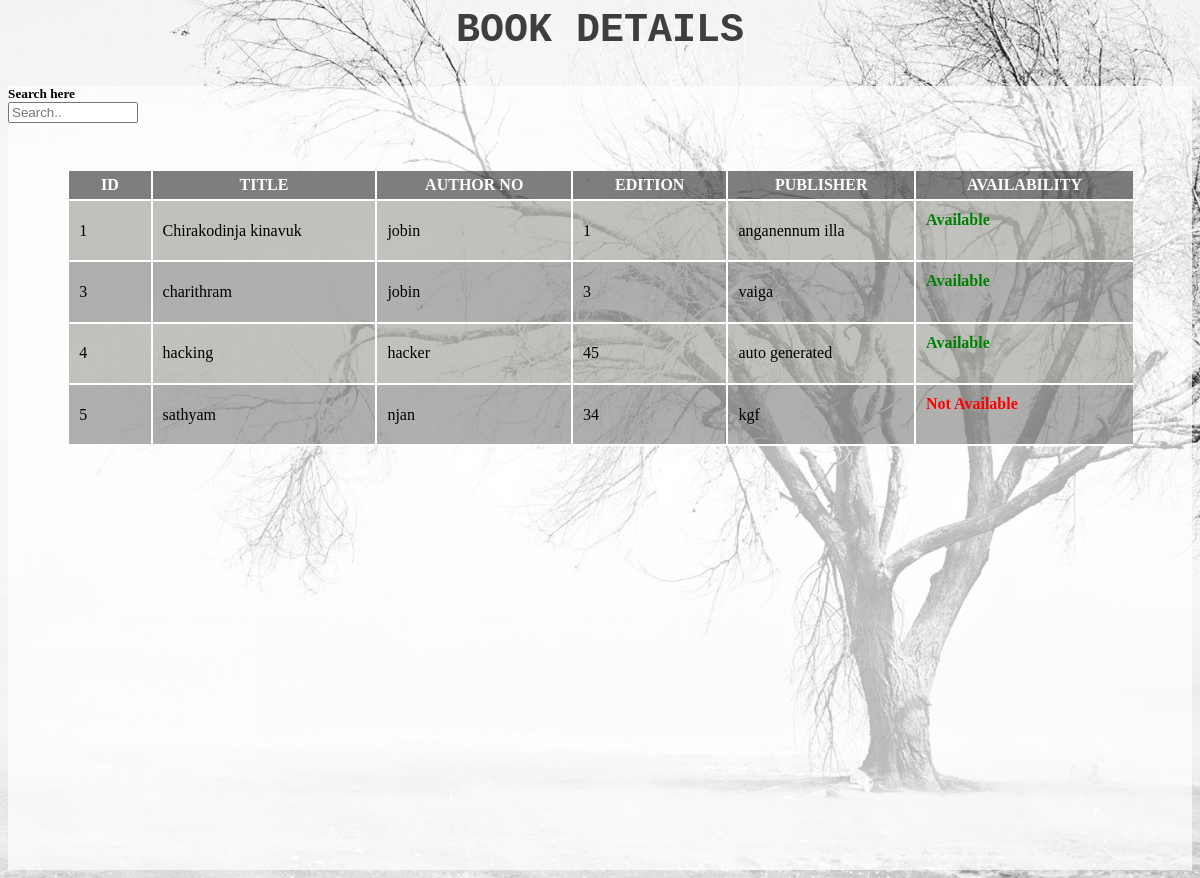
The app's page /admin/view_book.php (signed in) with its own data.
### tables this page shows
CREATE TABLE `book_details` (
  `book_id` varchar(20) NOT NULL,
  `book_name` varchar(20) NOT NULL,
  `book_author` varchar(20) NOT NULL,
  `book_edition` varchar(20) NOT NULL,
  `book_publisher` varchar(20) NOT NULL,
  `book_status` int(11) NOT NULL
);

### admin/view_book.php (the view, shortened to what this page needs)
<html lang="en">
<head>
    <link href="library/search.css" type="text/css" rel="stylesheet">
</head>
<body><h2 class="main-head">BOOK DETAILS</h2>
<div class="shadow">
<div class="text-center search-div">
<h5 class="search-here">Search here</h5>
    </div>
<input type="text" name="search" id="myInput" onkeyup="myFunction()" placeholder="Search.." class="search-bar">
<?php
    $con = Mysqli_Connect("localhost","root","","library_management");
    if(!$con){
        echo "Connection error !";
    }
    else{
        $query = "select * from book_details";
        $values = mysqli_query($con,$query);
        echo '<table id="myTable" style="margin-left:auto;margin-right:auto;margin-top:3em;border-collapse:collapse;"><th>ID</th><th>TITLE</th><th>AUTHOR NO</th><th>EDITION</th><th>PUBLISHER</th><th>AVAILABILITY</th>';
        if(mysqli_num_rows($values)){
            $i = 1;
                while($row=mysqli_fetch_assoc($values)){
                    if($i % 2 != 0){
                        $classes = "odd";
                    }
                    else{
                        $classes = "even";
                    }
                    echo "<tr class=".$classes.">";
                        echo '<td>';
                            echo $row["book_id"];
                        echo '</td>';
                        echo '<td>';
                            echo $row["book_name"];
                        echo '</td>';
                        echo '<td>';
                            echo $row["book_author"];
                        echo '</td>';
                        echo '<td>';
                            echo $row["book_edition"];
                        echo '</td>';
                        echo '<td>';
                            echo $row["book_publisher"];
                        echo '</td>';
                        echo '<td>';
                        if($row["book_status"] == 0){
                            echo "<h4 style=\"color:green;\">Available</h4>";
                        }
                        else{
                            echo "<h4 style=\"color:red;\">Not Available</h4>";
                        }
                        echo '</td>';
                    echo '</tr>';
                    $i++;
                }
        }
        else{
                echo "error".$query.mysqli_error($con);
        }
    }
?>
</body>
</html>

### admin/library/search.css (style rules this page uses)
.search-div { animation: color-change1 3s infinite; }
input[type=text] { width: 130px; -webkit-transition: width 0.4s ease-in-out; transition: width 0.4s ease-in-out; }
tr,td { border-left:2px solid white; border-bottom:2px solid white; padding-left: 20px; padding-right: 20px; }
.search-here { margin: 0; }
#myTable th { border-left:2px solid white; border-bottom:2px solid white; padding:5px; padding-left: 20px; padding-right: 20px; }
body { background: url(images/bg.jpg); background-position:center; background-repeat: no-repeat; background-attachment: fixed; background-size: cover; background-color:rgba(0,0,0,.5); }
.shadow { background-color: rgba(255,255,255,.7); height:100%; }
#myTable { width:90%; }

### admin/view_book.php (style rules this page uses)
tr,td { padding:10px; }
.odd { background-color: rgba(132, 133, 127,.5); ; }
.even { background-color:rgba(96, 97, 93,.5); }
th { background-color: rgba(0, 0, 0,.5); color:white; }
.main-head { //background:black; color:rgb(62, 62, 64); text-align:center; font-family:Courier New; font-size:40px; }

### records on screen
book_details: book_id "1", book_name "Chirakodinja kinavuk", book_author "jobin", book_edition "1", book_publisher "anganennum illa", book_status "Available"
book_details: book_id "3", book_name "charithram", book_author "jobin", book_edition "3", book_publisher "vaiga", book_status "Available"
book_details: book_id "4", book_name "hacking", book_author "hacker", book_edition "45", book_publisher "auto generated", book_status "Available"
book_details: book_id "5", book_name "sathyam", book_author "njan", book_edition "34", book_publisher "kgf", book_status "Not Available"
